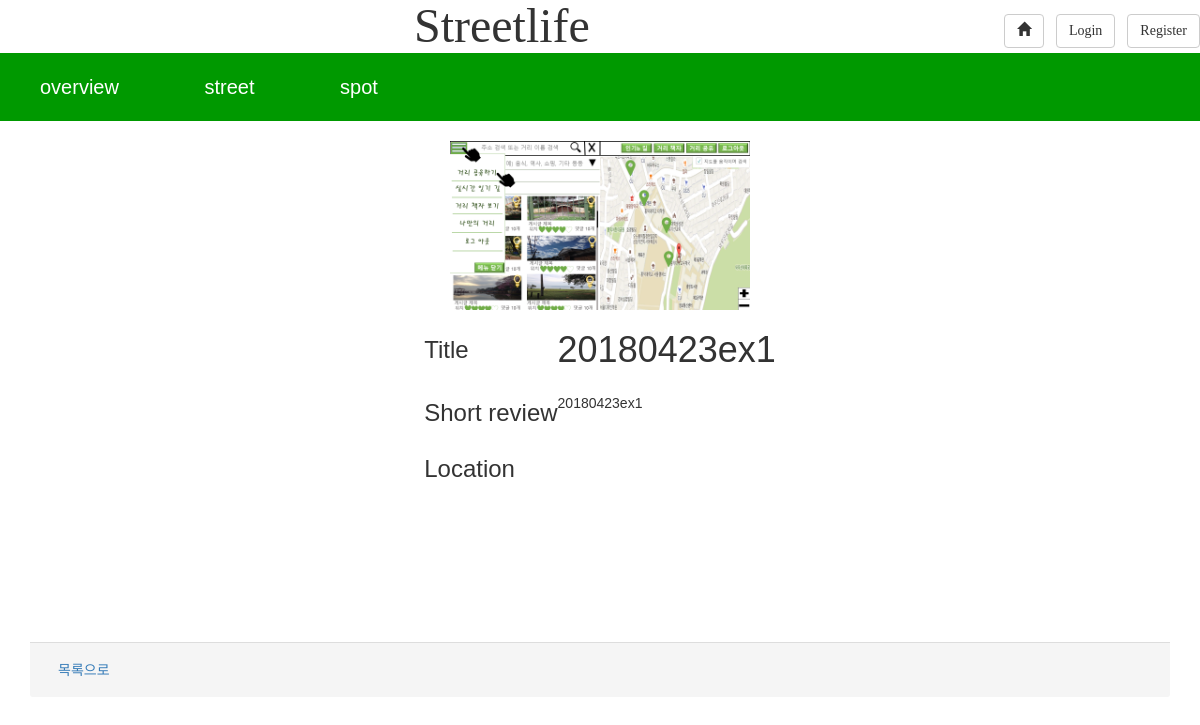
/1/, run on the app's committed database.
### blog/models.py (models this page shows, shortened)
class SpotPost(models.Model):
	title = models.CharField(max_length=100)
	content = models.TextField(max_length=100)
	photo = models.ImageField(upload_to="spot/%Y/%m/%d")
	created_at = models.DateTimeField(auto_now_add=True)
	updated_at = models.DateTimeField(auto_now=True)
	latitude = models.CharField(max_length=100)
	longitude = models.CharField(max_length=100)
	spot_user = models.ForeignKey(User, related_name='spot_poster')

### blog/views.py (the view)
# urls.py: url(r'^(?P<pk>\d+)/$', views.Spot_detail, name='spot_detail'),
def Spot_detail(request, pk):
	spot = get_object_or_404(SpotPost, pk=pk)
	return render(request, 'spot_detail.html', {
			'spot': spot
		})

### blog/templates/spot_detail.html (shortened to what this page needs)
{% extends "base.html" %}
{% block my-content %}
	{% if spot.photo %}
		<img src="{{ spot.photo.url }}" class="spot_photo"/>
	{% endif %}
	<table align="center">
		<tr>
			<td><h3>Title</h3></td>
			<td><h1 align="center">{{spot.title}}</h1></td>
		</tr>
		<tr>
			<td><h3>Short review</h3></td>
			<td>{{ spot.content|linebreaks }}</td>
		</tr>
		<tr>
			<td><h3>Location</h3></td>
			<td></td>
		</tr>
	</table>
	<div id="map"></div>
	<div class="panel-footer">
		<a href="{% url "spot" %}" class="btn btn-defualt">목록으로</a>
	</div>
{% endblock my-content %}

### blog/static/style.css (style rules this page uses)
body { margin: 0; padding: 0; font-family: 'Arial', 'serif'; }

### blog/templates/spot_detail.html (style rules this page uses)
.spot_photo { max-width: 300px; max-height: 300px; margin-left: auto; margin-right: auto; display: block }
#map { width: 40%; height: 150px; margin-left: auto; margin-right: auto; display: block; }

### data on the page
SpotPost: photo (picture), title "20180423ex1", content "20180423ex1"
